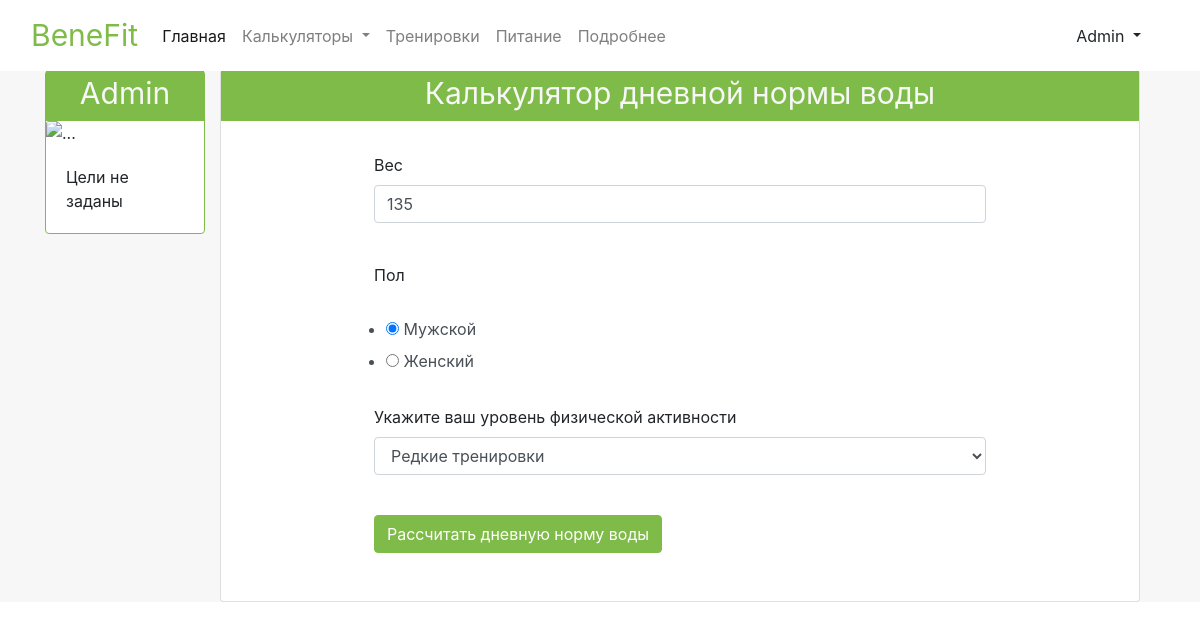
Page /calculators/water (signed in) on the earlier database version.
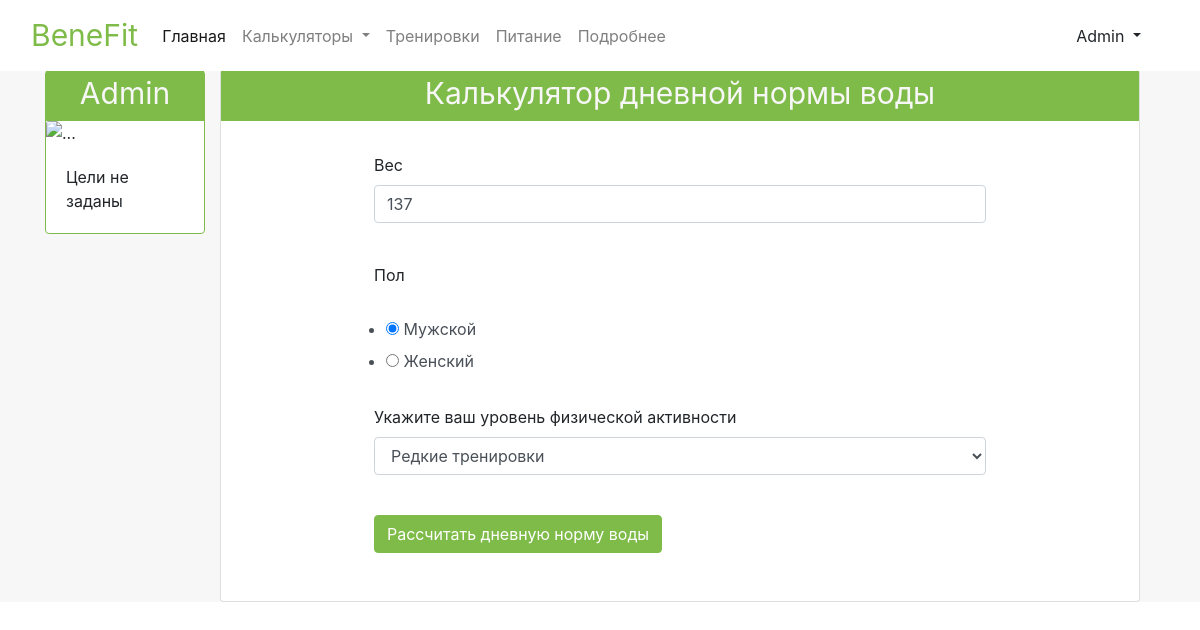
Same page on the later database version.
### data/user_login.py (models this page shows, shortened)
class User_login(SqlAlchemyBase, UserMixin):
    __tablename__ = 'user_login'
    id = sqlalchemy.Column(sqlalchemy.Integer,
                           primary_key=True, autoincrement=True, nullable=True)
    name = sqlalchemy.Column(sqlalchemy.String, nullable=True)
    about = sqlalchemy.Column(sqlalchemy.String, nullable=True)
    email = sqlalchemy.Column(sqlalchemy.String,
                              index=True, unique=True, nullable=True)
    hashed_password = sqlalchemy.Column(sqlalchemy.String, nullable=True)
    created_date = sqlalchemy.Column(sqlalchemy.DateTime,
                                     default=datetime.datetime.now)
    user_inputs = orm.relation("User_inputs", back_populates='user_login')

### data/user_inputs.py (models this page shows)
class User_inputs(SqlAlchemyBase, UserMixin):
    __tablename__ = 'user_inputs'
    user_id = sqlalchemy.Column(sqlalchemy.Integer,
                                sqlalchemy.ForeignKey("user_login.id"),
                                primary_key=True, autoincrement=True, nullable=True)
    height = sqlalchemy.Column(sqlalchemy.Integer, nullable=True)
    weight = sqlalchemy.Column(sqlalchemy.Integer, nullable=True)
    age = sqlalchemy.Column(sqlalchemy.Integer, nullable=True)
    gender = sqlalchemy.Column(sqlalchemy.String, nullable=True)
    activity = sqlalchemy.Column(sqlalchemy.Integer, nullable=True)
    wrists = sqlalchemy.Column(sqlalchemy.Integer, nullable=True)
    waist = sqlalchemy.Column(sqlalchemy.Integer, nullable=True)
    neck = sqlalchemy.Column(sqlalchemy.Integer, nullable=True)
    hip = sqlalchemy.Column(sqlalchemy.Integer, nullable=True)
    user_login = orm.relation('User_login')

### main.py (the view, shortened to what this page needs)
@app.route("/calculators/water", methods=['GET', "POST"])
def water_calculator_page():
    form = WaterCalculatorForm()
    if current_user.is_authenticated:
        db_sess = db_session.create_session()
        current_user_inputs = db_sess.query(User_inputs).filter(
            User_inputs.user_id == current_user.id).first()
        form.weight.data = current_user_inputs.weight
        form.gender.data = current_user_inputs.gender
        form.activity.data = str(current_user_inputs.activity)
    return render_template("water_calculator.html",
                           title='Калькулятор дневной нормы воды', form=form)

### forms/water_calculator_form.py
class WaterCalculatorForm(FlaskForm):
    gender = RadioField('Пол', choices=['Мужской', 'Женский'])
    weight = IntegerField('Вес', validators=[DataRequired()])
    activity = SelectField(u'Укажите ваш уровень физической активности',
                           choices=[(0, 'Сидячий образ жизни'),
                                    (1, 'Редкие тренировки'),
                                    (2, 'Тренировки 3 - 4 раза в неделю'),
                                    (3, 'Тренировки 5 - 6 раз в неделю'),
                                    (4, 'Ежедневные интенсивные тренировки')],
                           validators=[DataRequired()])
    submit = SubmitField('Рассчитать дневную норму воды')

### data/db_session.py (called while the page is built)
def create_session() -> Session:
    global __factory
    return __factory()

### main.py (called while the page is built)
@login_manager.user_loader
def load_user(user_id):
    db_sess = db_session.create_session()
    return db_sess.query(User_login).get(user_id)

### templates/water_calculator.html (shortened to what this page needs)
{% extends "calculator_template.html" %}
{% block calculator_content %}
        	<p>
        	    {{ form.weight.label }}<br>
        	    {{ form.weight(class="form-control", type="number", min='20', max='500') }}<br>
        	</p>
          <p>
              {{ form.gender.label }}<br>
              {{ form.gender(class="form-control form-field-gender", type="string") }}<br>
          </p>
          <p>
              {{ form.activity.label }}<br>
              {{ form.activity(class="form-control", type="select") }}<br>
          </p>
        	<p>{{ form.submit(type="submit", class="btn calculator-btn") }}</p>
{% endblock %}

### templates/calculator_template.html
{% extends "base.html" %}
{% block content %}
	<div class="card  row justify-content--center" style="width: 100%;">
        <div class="card-head main-card-head">{{ title }}</div>
    	<form action="" method="post" class='col-md-8 m-auto calculator-form'>
    		{% block calculator_content %}{% endblock %}
    	</form>
{% endblock %}

### templates/base.html (shortened to what this page needs)
<!doctype html>
<html lang="en">
<head>
    <link rel="stylesheet"
          href="https://stackpath.bootstrapcdn.com/bootstrap/4.4.1/css/bootstrap.min.css"
>
    <link rel="stylesheet"
          href="../static/css/style.css">
</head>
<body>
  <nav class="navbar navbar-expand-lg navbar-light bg-light nav fixed-top">
  <div class="container-fluid">
    <a class="nav-brand navbar-brand" href="/">BeneFit</a>
    <div class="collapse navbar-collapse" id="navbarNavDropdown">
      <ul class="navbar-nav">
        <li class="nav-item">
          <a class="nav-link active" aria-current="page" href="/">Главная</a>
        </li>
        <li class="nav-item dropdown">
          <a class="nav-link dropdown-toggle" href="#" id="navbarDropdownMenuLink" role="button" data-bs-toggle="dropdown" aria-expanded="false">
          Калькуляторы
          </a>
        </li>
        <li class="nav-item">
          <a class="nav-link" href="#">Тренировки</a>
        </li>
        <li class="nav-item">
          <a class="nav-link" href="#">Питание</a>
        </li>
        <li class="nav-item">
          <a class="nav-link" href="#">Подробнее</a>
        </li>
      </ul>
      <div class="container-fluid">
        <form class="d-flex flex-space-between">
              {% if current_user.is_authenticated %}
    <div class="btn-group dropstart">
  <a type="button" class="btn dropdown-toggle" data-bs-toggle="dropdown" aria-expanded="false">
    {{ current_user.name }}
  </a>
</div>
{% else %}
    <p>
        <a class="btn nav-btn-reg" href="/register">Зарегистрироваться</a>
        <a class="btn nav-btn-auth" href="/login">Войти</a>
    </p>
{% endif %}
        </form>
      </div>
    </div>
  </div>
</nav>
<main role="main" >
  <div  class="container">
    <div class="row">
      <div class="col-md-2 col-sm-3 col-xs-12 sidebar">
        <div class="card sidebar-card" style="width: 100%;">
          <div class="card-head sidebar-card-head">{{ current_user.name }}</div>
          <img src="https://avatars.yandex.net/get-yapic/0/0-0/islands-retina-50" class="card-img-top" alt="...">
          <div class="card-body sidebar-card-body">
            <p class="card-text">Цели не заданы</p>
          </div>
        </div>
      </div>
      <div class="col-md-10 col-sm-9 content">
        {% block content %}{% endblock %}
      </div>
    </div>
  </div>
</main>
</body>
</html>

### static/css/style.css (style rules this page uses)
* { margin: 0; padding: 0; box-sizing: border-box; }
.nav { background-color: #fff !important; }
.nav-brand { color: #7fbb48 !important; font-size: 30px; color: #fff; }
.calculator-form { padding: 2rem 0; }
.form-field-gender { border: none; }
main { background: #f7f7f7; margin-top: 70px; }
.card-head { background-color: #7fbb48; text-align: center; height: 50px; font-size: 30px; color: #f7f7f7; }
.sidebar-card { border: 1px solid #7fbb48; }
.sidebar-card-head { background-color: #7fbb48; }
.calculator-btn { background-color: #7fbb48; border-color: #7fbb48; color: #fff; }

Differences in the rows shown:
changed User_inputs "☑ Мужской ☐ Женский": weight "135" → "137"
